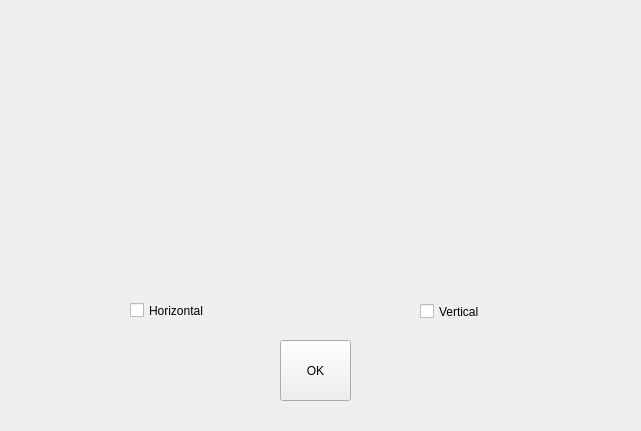
<?xml version="1.0" encoding="UTF-8"?>
<ui version="4.0">
 <class>FormFlip</class>
 <widget class="QWidget" name="FormFlip">
  <property name="geometry">
   <rect>
    <x>0</x>
    <y>0</y>
    <width>641</width>
    <height>431</height>
   </rect>
  </property>
  <property name="windowTitle">
   <string>Flip</string>
  </property>
  <widget class="QCheckBox" name="checkBox_horizontal">
   <property name="geometry">
    <rect>
     <x>130</x>
     <y>300</y>
     <width>101</width>
     <height>21</height>
    </rect>
   </property>
   <property name="text">
    <string>Horizontal</string>
   </property>
  </widget>
  <widget class="QCheckBox" name="checkBox_vertical">
   <property name="geometry">
    <rect>
     <x>420</x>
     <y>300</y>
     <width>92</width>
     <height>23</height>
    </rect>
   </property>
   <property name="text">
    <string>Vertical</string>
   </property>
  </widget>
  <widget class="QPushButton" name="pushButton">
   <property name="geometry">
    <rect>
     <x>280</x>
     <y>340</y>
     <width>71</width>
     <height>61</height>
    </rect>
   </property>
   <property name="text">
    <string>OK</string>
   </property>
  </widget>
  <widget class="QLabel" name="label_img_horizontal">
   <property name="geometry">
    <rect>
     <x>50</x>
     <y>20</y>
     <width>261</width>
     <height>271</height>
    </rect>
   </property>
   <property name="text">
    <string/>
   </property>
   <property name="pixmap">
    <pixmap>img.png</pixmap>
   </property>
  </widget>
  <widget class="QLabel" name="label_img_vertical">
   <property name="geometry">
    <rect>
     <x>330</x>
     <y>20</y>
     <width>261</width>
     <height>271</height>
    </rect>
   </property>
   <property name="text">
    <string/>
   </property>
   <property name="pixmap">
    <pixmap>img.png</pixmap>
   </property>
  </widget>
 </widget>
 <resources/>
 <connections/>
</ui>
